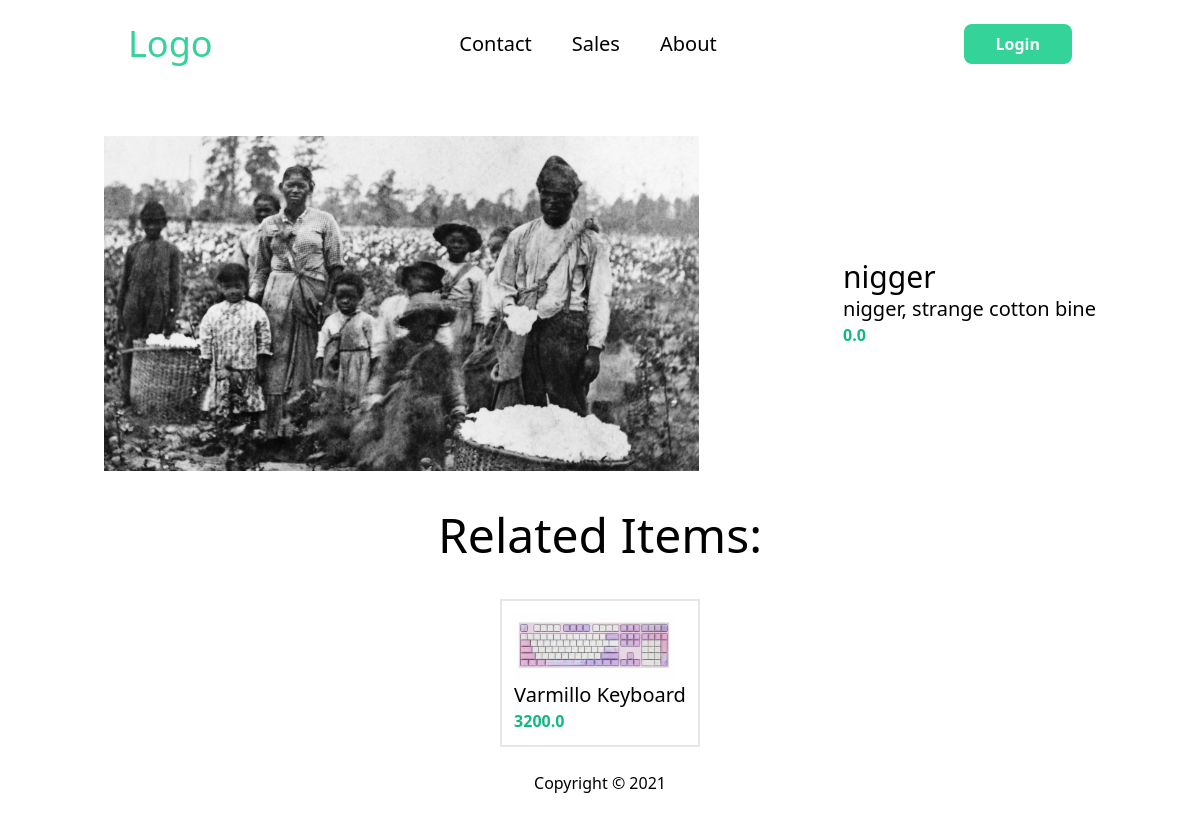
Screenshot of /items/3 with the database file from the repository.
### item/models.py (models this page shows, shortened)
class Item(models.Model):
    category = models.ForeignKey(Category, on_delete=models.CASCADE)
    name = models.CharField(max_length=100)
    description = models.TextField()
    price = models.FloatField()
    is_sold = models.BooleanField(default=False)
    image = models.ImageField(upload_to='item_images')
    created_by = models.ForeignKey(User,related_name = "items",on_delete=models.CASCADE)
    created_at = models.DateTimeField(auto_now_add=True)
    class Meta:
        verbose_name_plural = "Items"

### item/views.py (the view)
# urls.py: path('<int:pk>',views.detail,name="detail"),
def detail(request, pk):
    item = get_object_or_404(Item, pk=pk)
    items_category = Item.objects.filter(category=item.category)
    items_category = items_category.exclude(name=item.name)
    return render(request, 'item/detail.html', {'item': item, 'items_category': items_category})

### item/templates/item/detail.html (shortened to what this page needs)
{% extends "core/base.html" %}
{%block content %}
<div class="w-full flex flex-col items-center justify-between">
  <div class="flex items-center justify-between gap-24">
    <div class="w-3/5">
      <img src="{{item.image.url}}" alt="" />
    </div>
    <div class="right">
      <div class="title text-3xl">{{item.name}}</div>
      <div class="description text-xl">{{item.description}}</div>
      <div class="price text-emerald-500 font-bold">{{item.price}}</div>
    </div>
  </div>
  <h2 class="text-5xl mt-10">Related Items:</h2>
  <div class="flex items-center gap-10">
    <div class="w-full flex items-center gap-10 flex-wrap mt-10">
      {% for item in items_category %}
      <a
        href="{% url 'item:detail' item.id %}"
        class="h-full p-3 border-gray border-2"
      >
        <img
          class="w-40 object-contain "
          src="{{ item.image.url }}"
          alt="{{ item.name }} image"
        />
        <h2 class="text-xl">{{ item.name }}</h2>
        <p class="text-emerald-500 font-bold">{{ item.price }}</p>
      </a>
      {% endfor %}
    </div>
  </div>
</div>
{%endblock content%}

### rows the page displays
Item: image (picture), name "nigger", description "nigger, strange cotton bine", price "0.0"
Item: image (picture), name "Varmillo Keyboard", price "3200.0"
